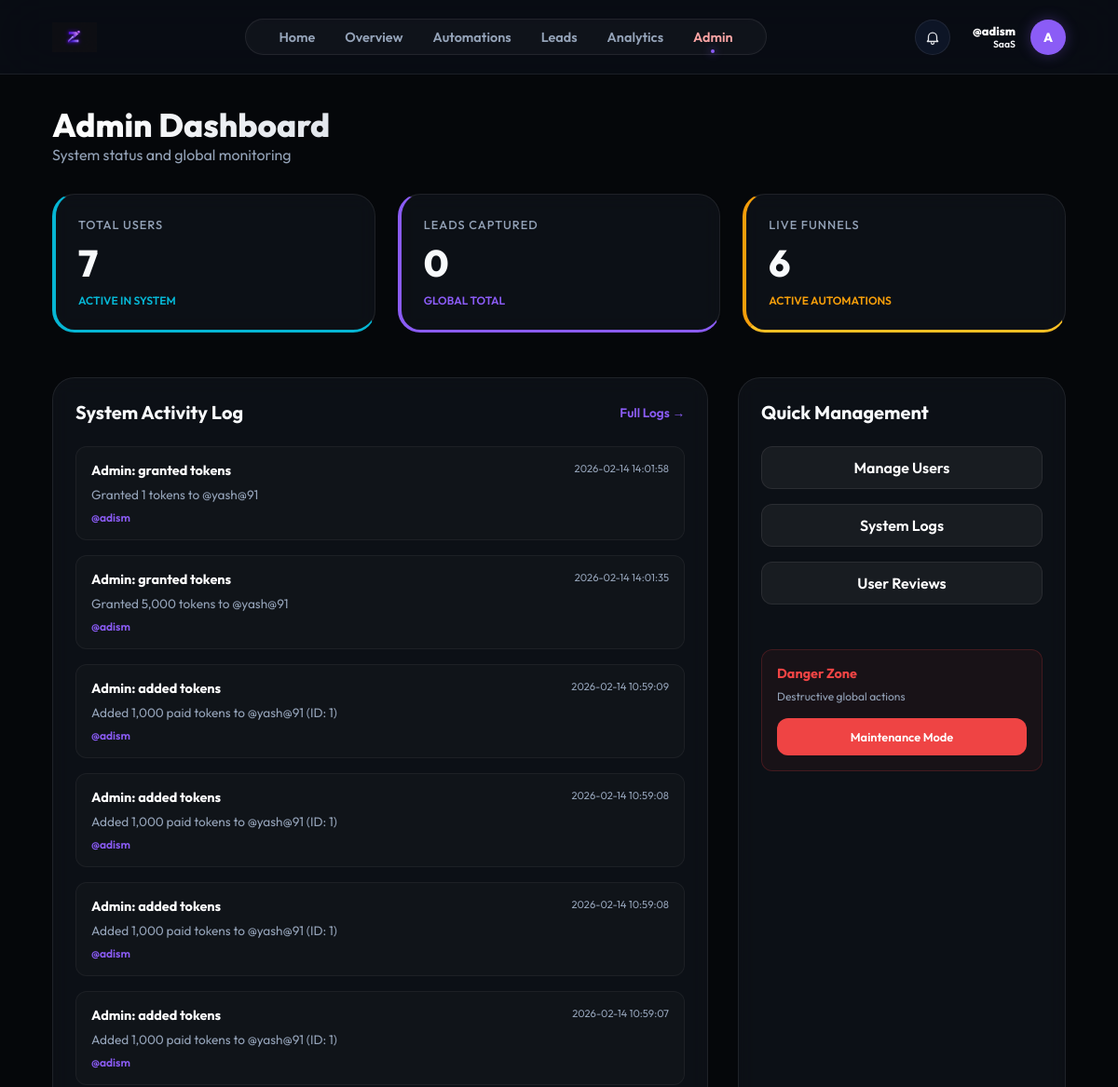
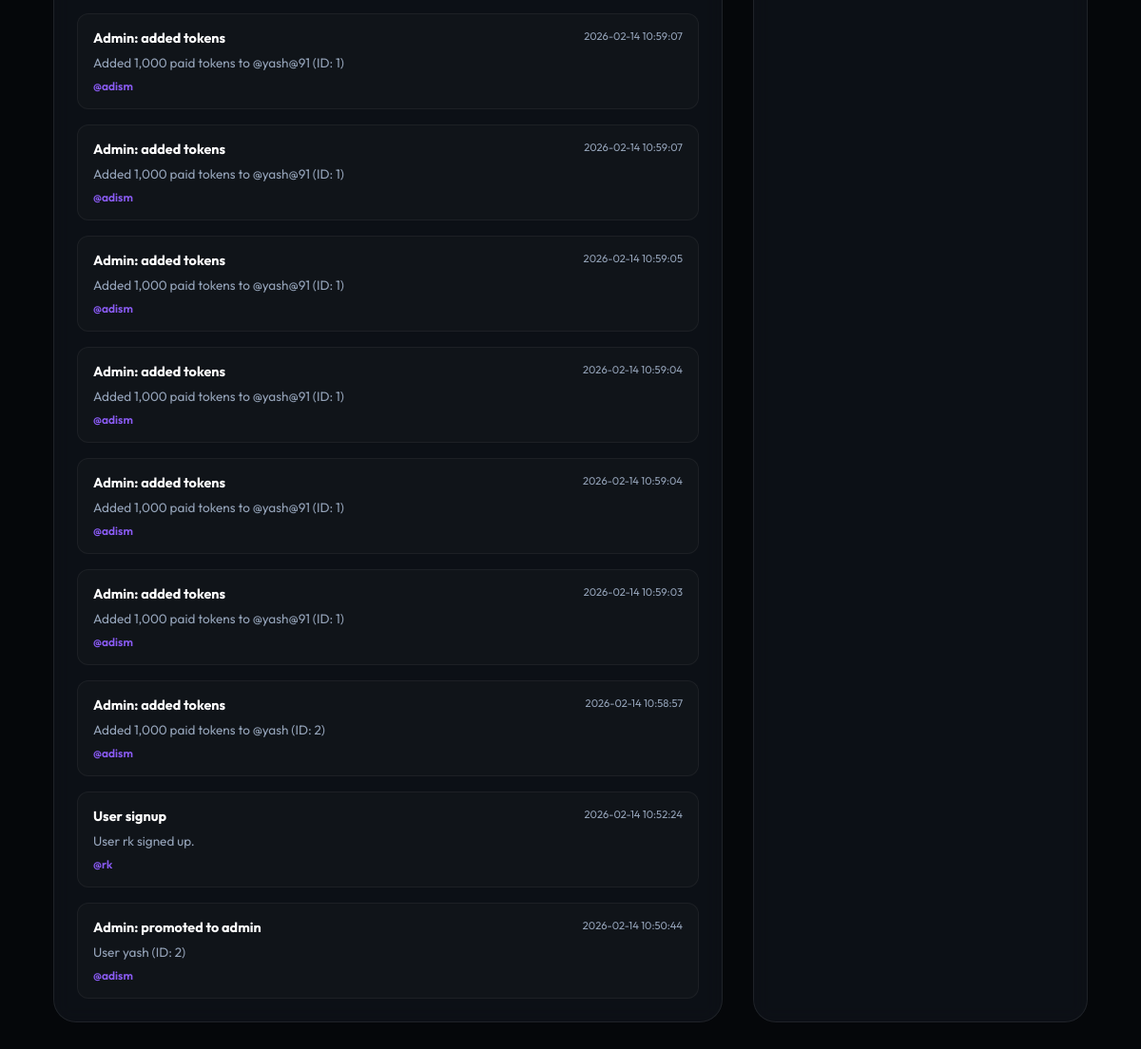
/admin (signed in), run on the app's committed database (2 pictures, top to bottom).
### models.py (models this page shows)
class User(db.Model):
    id = db.Column(db.Integer, primary_key=True)
    username = db.Column(db.String(80), unique=True, nullable=False)
    email = db.Column(db.String(120), unique=True)
    password_hash = db.Column(db.String(256))
    full_name = db.Column(db.String(100))
    fb_user_id = db.Column(db.String(120), unique=True)
    ig_user_id = db.Column(db.String(120), unique=True)
    fb_access_token = db.Column(db.Text)
    ig_access_token = db.Column(db.Text)
    token_expires_at = db.Column(db.DateTime)
    ig_username = db.Column(db.String(100))  # Store Instagram username separately
    ig_password_encrypted = db.Column(db.Text)  # Encrypted password
    ig_session_data = db.Column(db.Text)  # Store session data for direct API
    plan = db.Column(db.String(50), default="Free")
    used_founding_coupon = db.Column(db.Boolean, default=False)
    niche = db.Column(db.String(50))
    bio = db.Column(db.Text)
    avatar = db.Column(db.String(10))
    followers = db.Column(db.Integer, default=0)
    following = db.Column(db.Integer, default=0)
    free_tokens = db.Column(db.Integer, default=4000)
    paid_tokens = db.Column(db.Integer, default=0)
    tokens_reset_at = db.Column(db.DateTime, default=datetime.utcnow)
    is_admin = db.Column(db.Boolean, default=False)
    funnels = db.relationship('Funnel', backref='owner', lazy=True)
    leads = db.relationship('Lead', backref='owner', lazy=True)

class ActivityLog(db.Model):
    __tablename__ = 'activity_log'
    id = db.Column(db.Integer, primary_key=True)
    user_id = db.Column(db.Integer, db.ForeignKey('user.id'), nullable=True)
    action = db.Column(db.String(100), nullable=False)
    details = db.Column(db.Text)
    timestamp = db.Column(db.DateTime, default=datetime.utcnow)
    user = db.relationship('User', backref=db.backref('activities', lazy=True))

### app.py (the view)
@app.route('/admin')
@admin_required
def admin_dashboard():
    users_count = User.query.count()
    leads_count = Lead.query.count()
    funnels_count = Funnel.query.count()
    activities = ActivityLog.query.order_by(ActivityLog.timestamp.desc()).limit(20).all()
    user = User.query.get(session['user_id'])
    return render_template('admin.html',
                          user=user,
                          users_count=users_count,
                          leads_count=leads_count,
                          funnels_count=funnels_count,
                          activities=activities)

### app.py (called while the page is built)
def admin_required(f):
    @wraps(f)
    def decorated_function(*args, **kwargs):
        if 'user_id' not in session:
            return redirect(url_for('login_ui'))
        user = User.query.get(session['user_id'])
        if not user or not user.is_admin:
            abort(403)
        return f(*args, **kwargs)
    return decorated_function

### templates/admin.html (shortened to what this page needs)
{% extends "base.html" %}
{% block content %}
<div class="admin-container">
    <div class="header-section" style="margin-bottom: 2rem;">
        <h1
            style="font-size: 2.2rem; font-weight: 800; background: linear-gradient(to right, #fff, #94a3b8); -webkit-background-clip: text; -webkit-text-fill-color: transparent;">
            Admin Dashboard</h1>
        <p style="color: var(--text-secondary);">System status and global monitoring</p>
    </div>
    <div class="stats-grid"
        style="display: grid; grid-template-columns: repeat(auto-fit, minmax(240px, 1fr)); gap: 1.5rem; margin-bottom: 3rem;">
        <div class="card stat-card glow-cyan" style="border-left: 4px solid #06b6d4;">
            <p class="stat-label"
                style="font-size: 0.8rem; color: var(--text-secondary); text-transform: uppercase; letter-spacing: 1px;">
                Total Users</p>
            <h2 class="stat-value" style="font-size: 2.5rem; margin: 0.5rem 0;">{{ users_count }}</h2>
            <div style="font-size: 0.75rem; color: #06b6d4; font-weight: 600;">ACTIVE IN SYSTEM</div>
        </div>
        <div class="card stat-card glow-purple" style="border-left: 4px solid #8b5cf6;">
            <p class="stat-label"
                style="font-size: 0.8rem; color: var(--text-secondary); text-transform: uppercase; letter-spacing: 1px;">
                Leads Captured</p>
            <h2 class="stat-value" style="font-size: 2.5rem; margin: 0.5rem 0;">{{ leads_count }}</h2>
            <div style="font-size: 0.75rem; color: #8b5cf6; font-weight: 600;">GLOBAL TOTAL</div>
        </div>
        <div class="card stat-card glow-gold" style="border-left: 4px solid #f59e0b;">
            <p class="stat-label"
                style="font-size: 0.8rem; color: var(--text-secondary); text-transform: uppercase; letter-spacing: 1px;">
                Live Funnels</p>
            <h2 class="stat-value" style="font-size: 2.5rem; margin: 0.5rem 0;">{{ funnels_count }}</h2>
            <div style="font-size: 0.75rem; color: #f59e0b; font-weight: 600;">ACTIVE AUTOMATIONS</div>
        </div>
    </div>
    <div style="display: grid; grid-template-columns: 2fr 1fr; gap: 2rem;">
        <div class="card">
            <div class="card-header"
                style="display: flex; justify-content: space-between; align-items: center; margin-bottom: 1.5rem;">
                <h3 style="font-size: 1.25rem; font-weight: 700;">System Activity Log</h3>
                <a href="/admin/activities"
                    style="color: var(--accent-purple); font-size: 0.85rem; text-decoration: none; font-weight: 600;">Full
                    Logs →</a>
            </div>
            <div style="display: flex; flex-direction: column; gap: 1rem;">
                {% for log in activities %}
                <div
                    style="padding: 1rem; background: rgba(255,255,255,0.02); border-radius: 12px; border: 1px solid rgba(255,255,255,0.05);">
                    <div
                        style="display: flex; justify-content: space-between; align-items: flex-start; margin-bottom: 0.5rem;">
                        <span style="font-weight: 700; color: #fff; font-size: 0.9rem;">{{ log.action }}</span>
                        <span style="font-size: 0.7rem; color: var(--text-secondary);">{{
                            log.timestamp.strftime('%Y-%m-%d %H:%M:%S') }}</span>
                    </div>
                    <p style="font-size: 0.85rem; color: var(--text-secondary); margin: 0;">{{ log.details }}</p>
                    {% if log.user %}
                    <div style="margin-top: 0.5rem; font-size: 0.75rem;">
                        <span style="color: var(--accent-purple); font-weight: 600;">@{{ log.user.username }}</span>
                    </div>
                    {% endif %}
                </div>
                {% endfor %}
            </div>
        </div>
        <div class="card">
            <h3 style="font-size: 1.25rem; font-weight: 700; margin-bottom: 1.5rem;">Quick Management</h3>
            <div style="display: flex; flex-direction: column; gap: 1rem;">
                <a href="/admin/users" class="btn"
                    style="text-align: center; text-decoration: none; background: rgba(255,255,255,0.05); border: 1px solid var(--glass-border); color: #fff;">
                    Manage Users
                </a>
                <a href="/admin/activities" class="btn"
                    style="text-align: center; text-decoration: none; background: rgba(255,255,255,0.05); border: 1px solid var(--glass-border); color: #fff;">
                    System Logs
                </a>
                <a href="/admin/reviews" class="btn"
                    style="text-align: center; text-decoration: none; background: rgba(255,255,255,0.05); border: 1px solid var(--glass-border); color: #fff;">
                    User Reviews
                </a>
                <div
                    style="margin-top: 2rem; padding: 1rem; background: rgba(239, 68, 68, 0.05); border-radius: 12px; border: 1px solid rgba(239, 68, 68, 0.2);">
                    <h4 style="color: #ef4444; font-size: 0.9rem; margin-bottom: 0.5rem;">Danger Zone</h4>
                    <p style="font-size: 0.75rem; color: var(--text-secondary); margin-bottom: 1rem;">Destructive global
                        actions</p>
                    <button class="btn btn-primary" style="width: 100%; background: #ef4444; font-size: 0.8rem;"
                        onclick="alert('System lockdown feature coming soon...')">Maintenance Mode</button>
                </div>
            </div>
        </div>
    </div>
</div>
{% endblock %}

### templates/base.html (shortened to what this page needs)
<!DOCTYPE html>
<html lang="en">
<head>
    <link rel="stylesheet" href="{{ url_for('static', filename='css/style.css') }}">
</head>
<body>
    <nav class="top-nav">
        <a href="/dashboard" class="nav-brand">
            <img src="{{ url_for('static', filename='img/logo.png') }}" alt="ZenFlow"
                style="height: 32px; width: auto;">
        </a>
        <div class="nav-links">
            <a href="/" class="nav-link {% if request.path == '/' %}active{% endif %}">Home</a>
            <a href="/dashboard" class="nav-link {% if request.path == '/dashboard' %}active{% endif %}">Overview</a>
            <a href="/automations"
                class="nav-link {% if request.path == '/automations' %}active{% endif %}">Automations</a>
            <a href="/leads" class="nav-link {% if request.path == '/leads' %}active{% endif %}">Leads</a>
            <a href="/analytics" class="nav-link {% if request.path == '/analytics' %}active{% endif %}">Analytics</a>
            {% if user.is_admin %}
            <a href="/admin" class="nav-link {% if request.path.startswith('/admin') %}active{% endif %}"
                style="color: #fca5a5;">Admin</a>
            {% endif %}
        </div>
        <div class="nav-user" style="position: relative;">
            <button id="notif-bell" aria-label="Notifications"
                style="width:38px; height:38px; border-radius:999px; border:1px solid var(--glass-border); background:rgba(15,23,42,0.9); display:flex; align-items:center; justify-content:center; cursor:pointer; padding:0; margin-right: 0.5rem;">
            </button>
            <div class="nav-user" style="position: relative; cursor: pointer;" onclick="toggleProfileDropdown(event)">
                <div style="text-align: right;">
                    <p style="font-size: 0.8rem; font-weight: 800; margin: 0; color: white;">@{{ user.username }}</p>
                    <p style="font-size: 0.65rem; color: {{ user.niche_color }}; margin: 0; font-weight: 600;">{{
                        user.niche
                        }}</p>
                </div>
                <div class="nav-avatar">{{ user.avatar or user.username[0]|upper }}</div>
            </div>
    </nav>
    <div class="app-container">
        <main class="main-content">
            {% block content %}{% endblock %}
        </main>
    </div>
</body>
</html>

### static/css/style.css (style rules this page uses)
:root { --bg-dark: #05070a; --card-bg: rgba(16, 20, 28, 0.7); --accent-purple: #8b5cf6; --accent-cyan: #06b6d4; --accent-gold: #fbbf24; --text-primary: #f8fafc; --text-secondary: #94a3b8; --sidebar-width: 260px; --glass-border: rgba(255, 255, 255, 0.08); }
* { margin: 0; padding: 0; box-sizing: border-box; font-family: 'Outfit', sans-serif; }
body { background-color: var(--bg-dark); color: var(--text-primary); overflow-x: hidden; }
.app-container { display: flex; min-height: 100vh; }
.main-content { flex-grow: 1; margin-left: var(--sidebar-width); padding: 2.5rem 3.5rem; }
.btn { padding: 0.75rem 1.5rem; border-radius: 12px; border: none; font-weight: 600; cursor: pointer; transition: all 0.3s ease; }
.btn-primary { background: linear-gradient(135deg, var(--accent-purple), var(--accent-purple-dark)); background-color: var(--accent-purple); color: white; }
.card { background: var(--card-bg); border: 1px solid var(--glass-border); border-radius: 24px; padding: 1.5rem; backdrop-filter: blur(10px); transition: transform 0.3s ease, border-color 0.3s ease; }
.stat-card { display: flex; flex-direction: column; justify-content: space-between; position: relative; overflow: hidden; }
.stat-label { color: var(--text-secondary); font-size: 0.9rem; font-weight: 500; }
.stat-value { font-size: 2.5rem; font-weight: 800; margin: 0.5rem 0; }
.glow-purple { border-bottom: 3px solid var(--accent-purple); }
.glow-cyan { border-bottom: 3px solid var(--accent-cyan); }
.glow-gold { border-bottom: 3px solid var(--accent-gold); }
.card-header { display: flex; justify-content: space-between; align-items: center; margin-bottom: 1.5rem; }

### templates/base.html (style rules this page uses)
.app-container { flex-direction: column; }
.main-content { margin-left: 0; padding: 2rem 3.5rem; width: 100%; max-width: 1400px; margin: 0 auto; }
.top-nav { display: flex; justify-content: space-between; align-items: center; padding: 1.25rem 3.5rem; background: rgba(10, 14, 22, 0.85); backdrop-filter: blur(30px); border-bottom: 1px solid var(--glass-border); position: sticky; top: 0; z-index: 1000; }
.nav-brand { display: flex; align-items: center; gap: 1rem; text-decoration: none; color: white; font-weight: 800; font-size: 1.4rem; }
.nav-links { display: flex; gap: 2rem; background: rgba(255, 255, 255, 0.03); padding: 0.6rem 2.2rem; border-radius: 40px; border: 1px solid var(--glass-border); box-shadow: inset 0 0 10px rgba(255, 255, 255, 0.02); }
.nav-link { text-decoration: none; color: var(--text-secondary); font-weight: 600; font-size: 0.9rem; transition: all 0.3s cubic-bezier(0.4, 0, 0.2, 1); position: relative; }
.nav-link.active { color: var(--text-primary); }
.nav-link.active::after { content: ''; position: absolute; bottom: -8px; left: 50%; transform: translateX(-50%); width: 4px; height: 4px; background: var(--accent-purple); border-radius: 50%; box-shadow: 0 0 10px var(--accent-purple); }
.nav-user { display: flex; align-items: center; gap: 1rem; }
.nav-avatar { width: 38px; height: 38px; background: var(--accent-purple); border-radius: 50%; display: flex; align-items: center; justify-content: center; font-weight: 800; font-size: 0.85rem; color: white; box-shadow: 0 0 15px rgba(139, 92, 246, 0.3); }

### data on the page
User: username "adism", niche "SaaS", avatar "A"
ActivityLog: action "Admin: granted tokens", timestamp "2026-02-14 14:01:58", details "Granted 1 tokens to @yash@91", user.username "adism"
ActivityLog: action "Admin: granted tokens", timestamp "2026-02-14 14:01:35", details "Granted 5,000 tokens to @yash@91", user.username "adism"
ActivityLog: action "Admin: added tokens", timestamp "2026-02-14 10:59:09", details "Added 1,000 paid tokens to @yash@91 (ID: 1)", user.username "adism"
ActivityLog: action "Admin: added tokens", timestamp "2026-02-14 10:59:08", details "Added 1,000 paid tokens to @yash@91 (ID: 1)", user.username "adism"
ActivityLog: action "Admin: added tokens", timestamp "2026-02-14 10:59:08", details "Added 1,000 paid tokens to @yash@91 (ID: 1)", user.username "adism"
ActivityLog: action "Admin: added tokens", timestamp "2026-02-14 10:59:07", details "Added 1,000 paid tokens to @yash@91 (ID: 1)", user.username "adism"
ActivityLog: action "Admin: added tokens", timestamp "2026-02-14 10:59:07", details "Added 1,000 paid tokens to @yash@91 (ID: 1)", user.username "adism"
ActivityLog: action "Admin: added tokens", timestamp "2026-02-14 10:59:07", details "Added 1,000 paid tokens to @yash@91 (ID: 1)", user.username "adism"
ActivityLog: action "Admin: added tokens", timestamp "2026-02-14 10:59:05", details "Added 1,000 paid tokens to @yash@91 (ID: 1)", user.username "adism"
ActivityLog: action "Admin: added tokens", timestamp "2026-02-14 10:59:04", details "Added 1,000 paid tokens to @yash@91 (ID: 1)", user.username "adism"
ActivityLog: action "Admin: added tokens", timestamp "2026-02-14 10:59:04", details "Added 1,000 paid tokens to @yash@91 (ID: 1)", user.username "adism"
ActivityLog: action "Admin: added tokens", timestamp "2026-02-14 10:59:03", details "Added 1,000 paid tokens to @yash@91 (ID: 1)", user.username "adism"
ActivityLog: action "Admin: added tokens", timestamp "2026-02-14 10:58:57", details "Added 1,000 paid tokens to @yash (ID: 2)", user.username "adism"
ActivityLog: action "User signup", timestamp "2026-02-14 10:52:24", details "User rk signed up.", user.username "rk"
ActivityLog: action "Admin: promoted to admin", timestamp "2026-02-14 10:50:44", details "User yash (ID: 2)", user.username "adism"

### other printed values
{{ users_count }} "7"
{{ leads_count }} "0"
{{ funnels_count }} "6"
